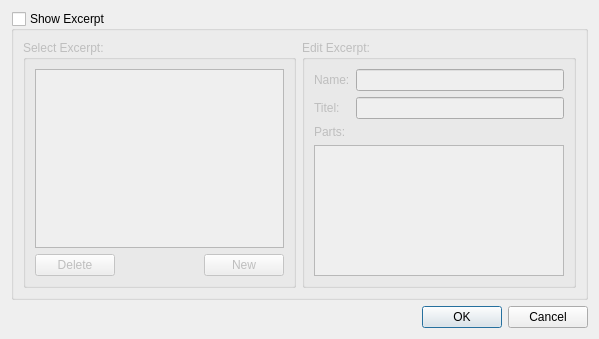
<ui version="4.0" >
 <class>ExcerptsDialog</class>
 <widget class="QDialog" name="ExcerptsDialog" >
  <property name="geometry" >
   <rect>
    <x>0</x>
    <y>0</y>
    <width>599</width>
    <height>339</height>
   </rect>
  </property>
  <property name="windowTitle" >
   <string>MuseScore: Excerpts</string>
  </property>
  <layout class="QVBoxLayout" >
   <item>
    <widget class="QGroupBox" name="showExcerpt" >
     <property name="title" >
      <string>Show Excerpt</string>
     </property>
     <property name="flat" >
      <bool>true</bool>
     </property>
     <property name="checkable" >
      <bool>true</bool>
     </property>
     <property name="checked" >
      <bool>false</bool>
     </property>
     <layout class="QHBoxLayout" >
      <item>
       <widget class="QGroupBox" name="groupBox_3" >
        <property name="title" >
         <string>Select Excerpt:</string>
        </property>
        <property name="flat" >
         <bool>true</bool>
        </property>
        <layout class="QVBoxLayout" >
         <item>
          <widget class="QListWidget" name="excerptList" >
           <property name="uniformItemSizes" >
            <bool>true</bool>
           </property>
          </widget>
         </item>
         <item>
          <layout class="QHBoxLayout" >
           <item>
            <widget class="QPushButton" name="deleteButton" >
             <property name="text" >
              <string>Delete</string>
             </property>
            </widget>
           </item>
           <item>
            <spacer>
             <property name="orientation" >
              <enum>Qt::Horizontal</enum>
             </property>
             <property name="sizeHint" >
              <size>
               <width>40</width>
               <height>20</height>
              </size>
             </property>
            </spacer>
           </item>
           <item>
            <widget class="QPushButton" name="newButton" >
             <property name="text" >
              <string>New</string>
             </property>
            </widget>
           </item>
          </layout>
         </item>
        </layout>
       </widget>
      </item>
      <item>
       <widget class="QGroupBox" name="groupBox_2" >
        <property name="title" >
         <string>Edit Excerpt:</string>
        </property>
        <property name="flat" >
         <bool>true</bool>
        </property>
        <layout class="QGridLayout" >
         <item row="0" column="0" >
          <widget class="QLabel" name="label" >
           <property name="text" >
            <string>Name:</string>
           </property>
          </widget>
         </item>
         <item row="0" column="1" >
          <widget class="QLineEdit" name="name" />
         </item>
         <item row="1" column="0" >
          <widget class="QLabel" name="label_2" >
           <property name="text" >
            <string>Titel:</string>
           </property>
          </widget>
         </item>
         <item row="1" column="1" >
          <widget class="QLineEdit" name="title" />
         </item>
         <item row="2" column="0" colspan="2" >
          <widget class="QLabel" name="label_3" >
           <property name="text" >
            <string>Parts:</string>
           </property>
          </widget>
         </item>
         <item row="3" column="0" colspan="2" >
          <widget class="QListWidget" name="partList" />
         </item>
        </layout>
       </widget>
      </item>
     </layout>
    </widget>
   </item>
   <item>
    <widget class="QDialogButtonBox" name="buttonBox" >
     <property name="orientation" >
      <enum>Qt::Horizontal</enum>
     </property>
     <property name="standardButtons" >
      <set>QDialogButtonBox::Cancel|QDialogButtonBox::NoButton|QDialogButtonBox::Ok</set>
     </property>
    </widget>
   </item>
  </layout>
 </widget>
 <resources/>
 <connections>
  <connection>
   <sender>buttonBox</sender>
   <signal>accepted()</signal>
   <receiver>ExcerptsDialog</receiver>
   <slot>accept()</slot>
   <hints>
    <hint type="sourcelabel" >
     <x>248</x>
     <y>254</y>
    </hint>
    <hint type="destinationlabel" >
     <x>157</x>
     <y>274</y>
    </hint>
   </hints>
  </connection>
  <connection>
   <sender>buttonBox</sender>
   <signal>rejected()</signal>
   <receiver>ExcerptsDialog</receiver>
   <slot>reject()</slot>
   <hints>
    <hint type="sourcelabel" >
     <x>316</x>
     <y>260</y>
    </hint>
    <hint type="destinationlabel" >
     <x>286</x>
     <y>274</y>
    </hint>
   </hints>
  </connection>
 </connections>
</ui>
